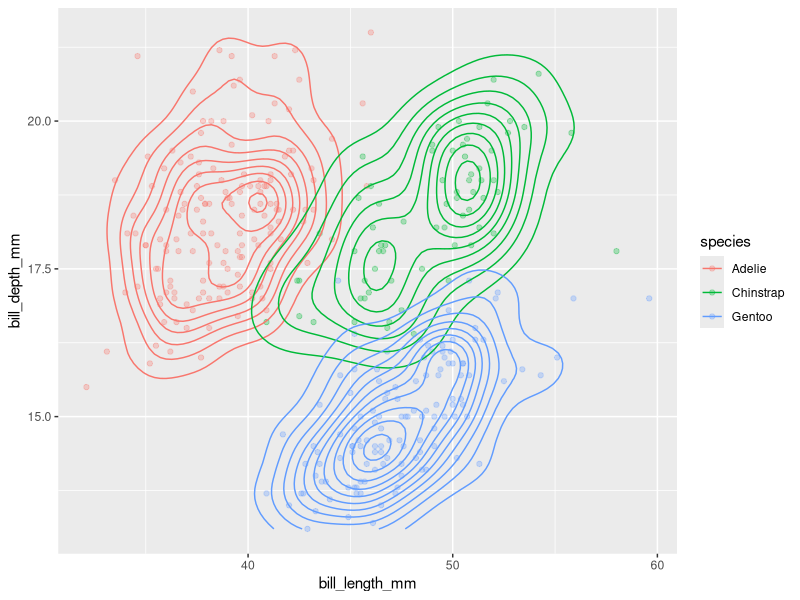
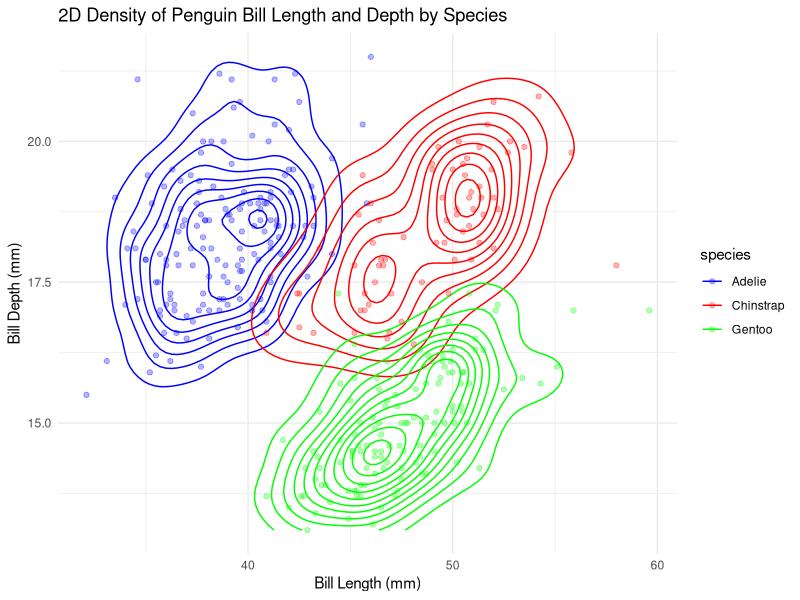

Recreate these plots in R, in order.

            library(ggplot2)
            library(palmerpenguins)
            built_answer <- tryCatch(
                {
                    set.seed(42)
                    ggplot(penguins, aes(x = bill_length_mm, y = bill_depth_mm, colour = species)) + geom_point(alpha = 0.3) + geom_density_2d()
                    suppressWarnings(
                        if (!file.exists("/sandbox/figures/bill-length_bill-depth_scatter_2d_density_answer.png")) {
                            ggsave(
                                width = 3,
                                height = 3,
                                "/sandbox/figures/bill-length_bill-depth_scatter_2d_density_answer.png"
                            )
                        }
                    )
                    suppressWarnings(
                        ggplot_build(last_plot())
                    )
                },
                error = function(e) {
                    'ERROR'
                }
            )
            built_submission <- tryCatch(
                {
                    set.seed(42)
                    ggplot(penguins, aes(x = bill_length_mm, y = bill_depth_mm, color = species)) +

  geom_density_2d() +

  geom_point(alpha = 0.3) +

  scale_color_manual(values = c("Adelie" = "blue", "Chinstrap" = "red", "Gentoo" = "green")) +

  theme_minimal() +

  labs(title = "2D Density of Penguin Bill Length and Depth by Species", x = "Bill Length (mm)", y = "Bill Depth (mm)")
                    suppressWarnings(
                        ggsave(
                            width = 3,
                            height = 3,
                            "figures/bill-length_bill-depth_scatter_2d_density_submission_phi4mini.png"
                        )
                    )
                    suppressWarnings(
                        ggplot_build(last_plot())
                    )
                },
                error = function(e) {
                    'ERROR'
                }
            )
            cat(isTRUE(all.equal(built_answer, built_submission)))
        
